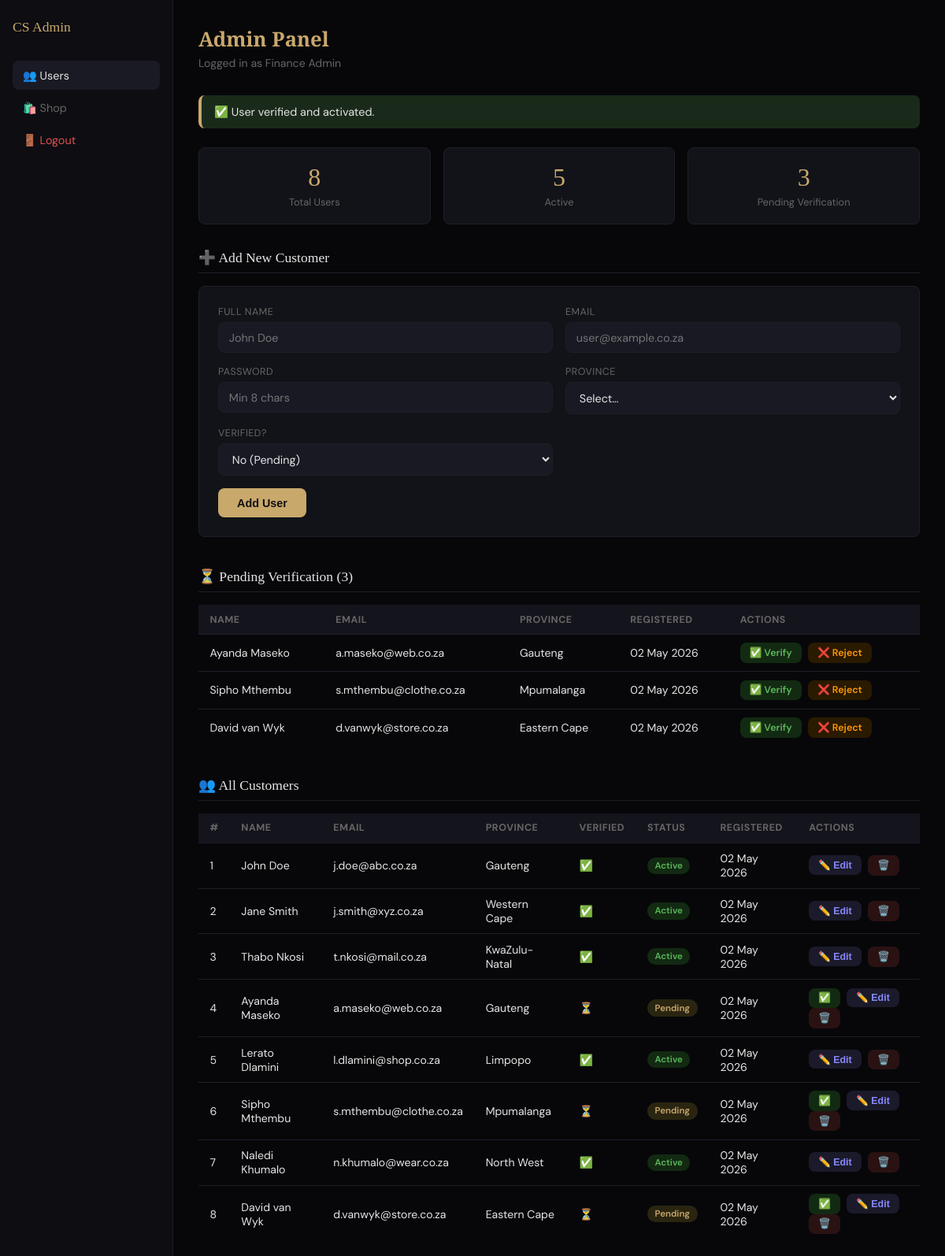
Screenshot of /admin/index.php?verify=4 (signed in) with the database file from the repository.
### tables this page shows
CREATE TABLE IF NOT EXISTS tblUser (
    userID      INT AUTO_INCREMENT PRIMARY KEY,
    fullName    VARCHAR(100)        NOT NULL,
    email       VARCHAR(150)        NOT NULL UNIQUE,
    password    VARCHAR(255)        NOT NULL,    
    province    VARCHAR(50)         DEFAULT NULL,
    isVerified  TINYINT(1)          NOT NULL DEFAULT 0,   
    status      ENUM('active','inactive','pending') NOT NULL DEFAULT 'pending',
    role        ENUM('buyer','seller')      NOT NULL DEFAULT 'buyer',
    createdAt   DATETIME            NOT NULL DEFAULT CURRENT_TIMESTAMP
);

### admin/index.php (the view, shortened to what this page needs)
<?php
require_once '../DBConn.php';
$msg = '';
if (isset($_GET['verify'])) {
    $msg = "✅ User verified and activated.";
}
$users = $conn->query(
    "SELECT userID, fullName, email, province, isVerified, status, createdAt
     FROM tblUser ORDER BY createdAt DESC"
)->fetch_all(MYSQLI_ASSOC);
$totalUsers   = count($users);
$pending      = count(array_filter($users, function($u) { return $u['status'] === 'pending'; }));
$active       = count(array_filter($users, function($u) { return $u['status'] === 'active'; }));
?>
<!DOCTYPE html>
<html lang="en">
<head>
</head>
<body>
<aside>
  <span class="sidebar-logo">CS Admin</span>
  <a href="index.php" class="nav-item active">👥 Users</a>
  <a href="../shop.php" class="nav-item">🛍️ Shop</a>
  <a href="logout.php" class="nav-item danger">🚪 Logout</a>
</aside>
<main>
  <h1>Admin Panel</h1>
  <p class="admin-sub">Logged in as <?= htmlspecialchars($_SESSION['adminName']) ?></p>
  <?php if ($msg): ?>
    <div class="msg"><?= htmlspecialchars($msg) ?></div>
  <?php endif; ?>
  <div class="stats">
    <div class="stat-card"><div class="stat-num"><?= $totalUsers ?></div><div class="stat-lbl">Total Users</div></div>
    <div class="stat-card"><div class="stat-num"><?= $active ?></div><div class="stat-lbl">Active</div></div>
    <div class="stat-card"><div class="stat-num"><?= $pending ?></div><div class="stat-lbl">Pending Verification</div></div>
  </div>
  <div class="section-title">➕ Add New Customer</div>
  <div class="form-card">
    <form method="POST">
      <div class="form-grid">
        <div class="form-group"><label>Full Name</label><input type="text" name="fullName" placeholder="John Doe" required></div>
        <div class="form-group"><label>Email</label><input type="email" name="email" placeholder="user@example.co.za" required></div>
        <div class="form-group"><label>Password</label><input type="password" name="password" placeholder="Min 8 chars" required></div>
        <div class="form-group">
          <label>Province</label>
          <select name="province" required>
            <option value="">Select…</option>
          </select>
        </div>
        <div class="form-group">
          <label>Verified?</label>
          <select name="isVerified">
            <option value="0">No (Pending)</option>
          </select>
        </div>
      </div>
      <button type="submit" class="submit-btn">Add User</button>
    </form>
  </div>
  <?php $pendingUsers = array_filter($users, function($u) { return $u['status'] === 'pending'; }); ?>
  <div class="section-title">⏳ Pending Verification (<?= count($pendingUsers) ?>)</div>
  <?php if (empty($pendingUsers)): ?>
    <p style="color:var(--muted);margin-bottom:2rem">No pending users.</p>
  <?php else: ?>
    <table>
      <tr><th>Name</th><th>Email</th><th>Province</th><th>Registered</th><th>Actions</th></tr>
      <?php foreach ($pendingUsers as $u): ?>
      <tr>
        <td><?= htmlspecialchars($u['fullName']) ?></td>
        <td><?= htmlspecialchars($u['email']) ?></td>
        <td><?= htmlspecialchars($u['province'] ?? '—') ?></td>
        <td><?= date('d M Y', strtotime($u['createdAt'])) ?></td>
        <td>
          <a href="?verify=<?= $u['userID'] ?>" class="action-btn btn-verify" onclick="return confirm('Verify this user?')">✅ Verify</a>
          <a href="?reject=<?= $u['userID'] ?>" class="action-btn btn-reject" onclick="return confirm('Reject this user?')">❌ Reject</a>
        </td>
      </tr>
      <?php endforeach; ?>
    </table>
  <?php endif; ?>
  <div class="section-title">👥 All Customers</div>
  <table>
    <tr><th>#</th><th>Name</th><th>Email</th><th>Province</th><th>Verified</th><th>Status</th><th>Registered</th><th>Actions</th></tr>
    <?php foreach ($users as $u): ?>
    <tr>
      <td><?= $u['userID'] ?></td>
      <td><?= htmlspecialchars($u['fullName']) ?></td>
      <td><?= htmlspecialchars($u['email']) ?></td>
      <td><?= htmlspecialchars($u['province'] ?? '—') ?></td>
      <td><?= $u['isVerified'] ? '✅' : '⏳' ?></td>
      <td><span class="badge b-<?= $u['status'] ?>"><?= ucfirst($u['status']) ?></span></td>
      <td><?= date('d M Y', strtotime($u['createdAt'])) ?></td>
      <td>
        <?php if ($u['status'] !== 'active'): ?>
          <a href="?verify=<?= $u['userID'] ?>" class="action-btn btn-verify">✅</a>
        <?php endif; ?>
        <button class="action-btn btn-edit" onclick="openEdit(
          <?= $u['userID'] ?>,
          '<?= addslashes($u['fullName']) ?>',
          '<?= addslashes($u['email']) ?>',
          '<?= addslashes($u['province'] ?? '') ?>',
          <?= $u['isVerified'] ?>,
          '<?= $u['status'] ?>'
        )">✏️ Edit</button>
        <a href="?delete=<?= $u['userID'] ?>" class="action-btn btn-delete"
           onclick="return confirm('Permanently delete this user?')">🗑️</a>
      </td>
    </tr>
    <?php endforeach; ?>
  </table>
</main>
</body>
</html>

### admin/index.php (style rules this page uses)
:root { --bg:#07070a; --card:#111318; --gold:#c9a86c; --text:#e5e5e5; --muted:#666; --border:#1e1e28; --radius:8px; }
* { box-sizing:border-box; margin:0; padding:0; }
body { font-family:'DM Sans',sans-serif; background:var(--bg); color:var(--text); display:flex; min-height:100vh; }
aside { width:220px; background:#0d0d12; border-right:1px solid var(--border); padding:1.5rem 1rem; flex-shrink:0; }
.sidebar-logo { font-family:'Playfair Display',serif; color:var(--gold); font-size:1.1rem; margin-bottom:2rem; display:block; }
.nav-item { display:block; padding:.6rem .8rem; color:var(--muted); text-decoration:none; border-radius:var(--radius); font-size:.9rem; margin-bottom:.25rem; }
.nav-item:hover, .nav-item.active { background:#1a1a24; color:var(--text); }
.nav-item.danger { color:#e05252; }
main { flex:1; padding:2rem; overflow-y:auto; }
h1 { font-family:'Playfair Display',serif; color:var(--gold); font-size:1.6rem; margin-bottom:.25rem; }
.admin-sub { color:var(--muted); font-size:.88rem; margin-bottom:2rem; }
.stats { display:grid; grid-template-columns:repeat(3,1fr); gap:1rem; margin-bottom:2rem; }
.stat-card { background:var(--card); border:1px solid var(--border); border-radius:var(--radius); padding:1.2rem; text-align:center; }
.stat-num { font-family:'Playfair Display',serif; color:var(--gold); font-size:2rem; }
.stat-lbl { color:var(--muted); font-size:.8rem; margin-top:.25rem; }
.msg { background:#1a2a1a; border-left:4px solid var(--gold); padding:.75rem 1rem; border-radius:var(--radius); margin-bottom:1.5rem; font-size:.9rem; }
.section-title { font-family:'Playfair Display',serif; color:var(--text); font-size:1.1rem; margin-bottom:1rem; border-bottom:1px solid var(--border); padding-bottom:.5rem; }
table { width:100%; border-collapse:collapse; margin-bottom:2.5rem; font-size:.88rem; }
th { background:#14141c; padding:.65rem .9rem; text-align:left; color:var(--muted); font-size:.78rem; text-transform:uppercase; letter-spacing:.04em; border-bottom:1px solid var(--border); }
td { padding:.65rem .9rem; border-bottom:1px solid var(--border); vertical-align:middle; }
tr:last-child td { border-bottom:none; }
.badge { display:inline-block; padding:.2rem .6rem; border-radius:20px; font-size:.72rem; font-weight:600; }
.b-active { background:#122a12; color:#5cb85c; }
.b-pending { background:#2a2510; color:#c9a86c; }
.action-btn { padding:.3rem .75rem; border:none; border-radius:var(--radius); cursor:pointer; font-size:.78rem; font-weight:600; margin-right:.3rem; text-decoration:none; display:inline-block; }
.btn-verify { background:#122a12; color:#5cb85c; }
.btn-reject { background:#2a1a00; color:#ff9800; }
.btn-delete { background:#2a1212; color:#e05252; }
.btn-edit { background:#1a1a2a; color:#8888ff; }
.form-card { background:var(--card); border:1px solid var(--border); border-radius:var(--radius); padding:1.5rem; margin-bottom:2.5rem; }
.form-grid { display:grid; grid-template-columns:1fr 1fr; gap:1rem; }
.form-group { display:flex; flex-direction:column; gap:.3rem; }
label { font-size:.78rem; color:var(--muted); text-transform:uppercase; letter-spacing:.04em; }
input, select { background:#191924; border:1px solid var(--border); color:var(--text); padding:.6rem .8rem; border-radius:var(--radius); font-family:'DM Sans',sans-serif; font-size:.9rem; }
select option { background:#191924; }
.submit-btn { margin-top:1rem; padding:.65rem 1.5rem; background:var(--gold); color:#111; border:none; border-radius:var(--radius); cursor:pointer; font-weight:700; font-size:.9rem; }

### rows the page displays
tbluser: fullName "Ayanda Maseko", email "a.maseko@web.co.za", province "Gauteng", createdAt "02 May 2026", userID "4", status "Pending"
tbluser: fullName "Sipho Mthembu", email "s.mthembu@clothe.co.za", province "Mpumalanga", createdAt "02 May 2026", userID "6", status "Pending"
tbluser: fullName "David van Wyk", email "d.vanwyk@store.co.za", province "Eastern Cape", createdAt "02 May 2026", userID "8", status "Pending"
tbluser: userID "1", fullName "John Doe", email "j.doe@abc.co.za", province "Gauteng", status "Active", createdAt "02 May 2026"
tbluser: userID "2", fullName "Jane Smith", email "j.smith@xyz.co.za", province "Western Cape", status "Active", createdAt "02 May 2026"
tbluser: userID "3", fullName "Thabo Nkosi", email "t.nkosi@mail.co.za", province "KwaZulu-Natal", status "Active", createdAt "02 May 2026"
tbluser: userID "5", fullName "Lerato Dlamini", email "l.dlamini@shop.co.za", province "Limpopo", status "Active", createdAt "02 May 2026"
tbluser: userID "7", fullName "Naledi Khumalo", email "n.khumalo@wear.co.za", province "North West", status "Active", createdAt "02 May 2026"

### other values shown
$_SESSION['adminName'] "Finance Admin"
$msg "✅ User verified and activated."
$totalUsers "8"
$active "5"
$pending "3"
count($pendingUsers) "3"
